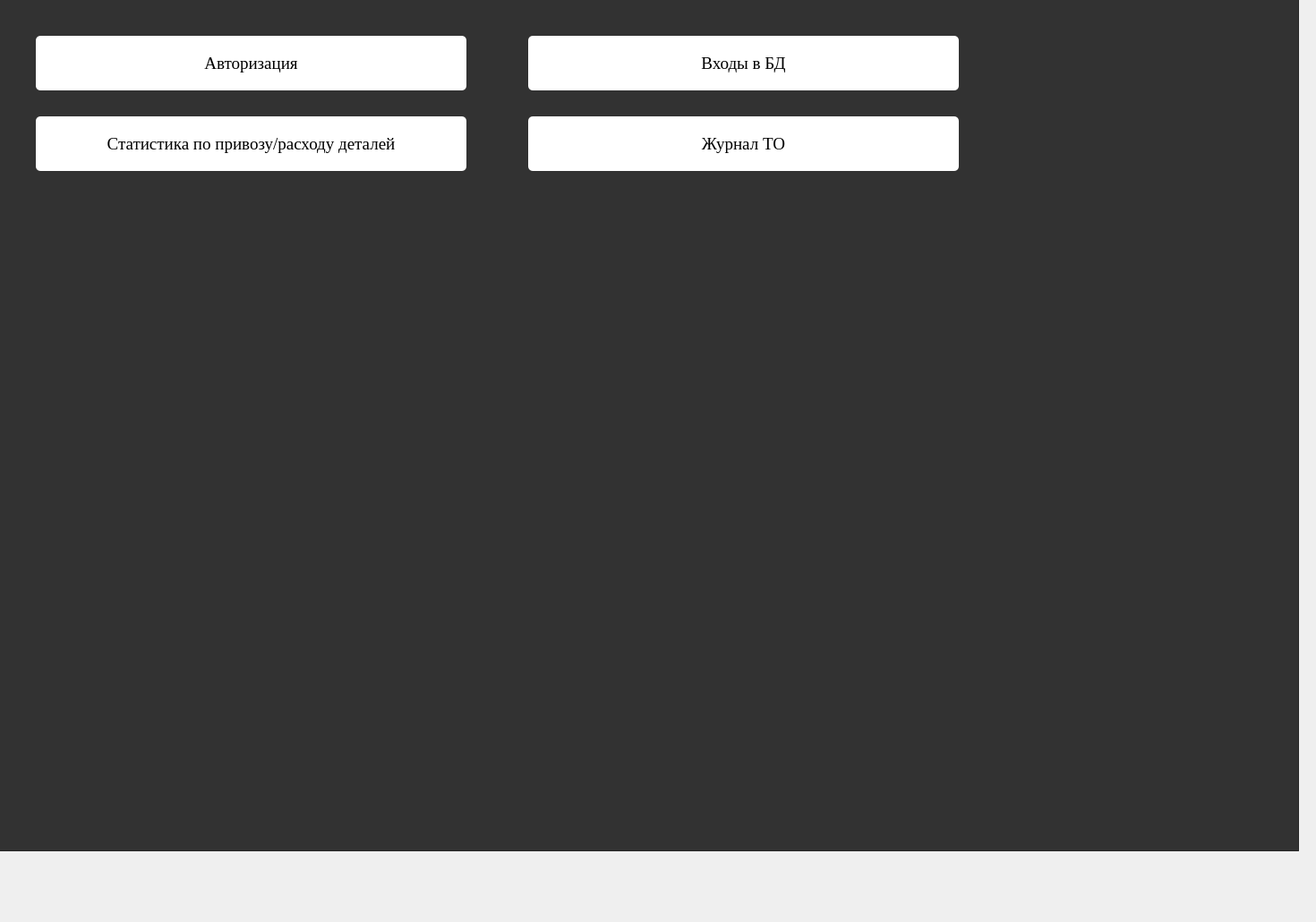
    <widget class="QWidget" name="tab_5">
     <attribute name="title">
      <string>Другое</string>
     </attribute>
     <widget class="QPushButton" name="pushButton_5">
      <property name="geometry">
       <rect>
        <x>40</x>
        <y>40</y>
        <width>481</width>
        <height>61</height>
       </rect>
      </property>
      <property name="font">
       <font>
        <family>Times New Roman</family>
        <pointsize>14</pointsize>
        <weight>50</weight>
        <bold>false</bold>
       </font>
      </property>
      <property name="styleSheet">
       <string notr="true">QPushButton{
	background-color: rgb(255, 255, 255);
	border-radius: 5px;}
QPushButton:hover {
	background-color: rgb(229, 229, 229);
	color:rgb(0, 0, 0)}
QPushButton:pressed {
	background-color: rgb(255, 255, 255);}</string>
      </property>
      <property name="text">
       <string>Авторизация</string>
      </property>
      <property name="icon">
       <iconset>
        <normaloff>../../Desktop/png/zapros.png</normaloff>../../Desktop/png/zapros.png</iconset>
      </property>
      <property name="iconSize">
       <size>
        <width>100</width>
        <height>30</height>
       </size>
      </property>
     </widget>
     <widget class="QPushButton" name="pushButton_6">
      <property name="geometry">
       <rect>
        <x>590</x>
        <y>40</y>
        <width>481</width>
        <height>61</height>
       </rect>
      </property>
      <property name="font">
       <font>
        <family>Times New Roman</family>
        <pointsize>14</pointsize>
       </font>
      </property>
      <property name="styleSheet">
       <string notr="true">QPushButton{
	background-color: rgb(255, 255, 255);
border-radius: 5px;}
QPushButton:hover {
	background-color: rgb(229, 229, 229);
	color:rgb(0, 0, 0)}
QPushButton:pressed {
	background-color: rgb(255, 255, 255);}</string>
      </property>
      <property name="text">
       <string>Входы в БД</string>
      </property>
      <property name="icon">
       <iconset>
        <normaloff>../../Desktop/png/period.png</normaloff>../../Desktop/png/period.png</iconset>
      </property>
      <property name="iconSize">
       <size>
        <width>100</width>
        <height>35</height>
       </size>
      </property>
     </widget>
     <widget class="QPushButton" name="pushButton_8">
      <property name="geometry">
       <rect>
        <x>40</x>
        <y>130</y>
        <width>481</width>
        <height>61</height>
       </rect>
      </property>
      <property name="sizePolicy">
       <sizepolicy hsizetype="Fixed" vsizetype="Minimum">
        <horstretch>0</horstretch>
        <verstretch>0</verstretch>
       </sizepolicy>
      </property>
      <property name="font">
       <font>
        <family>Times New Roman</family>
        <pointsize>14</pointsize>
        <weight>50</weight>
        <bold>false</bold>
       </font>
      </property>
      <property name="layoutDirection">
       <enum>Qt::LeftToRight</enum>
      </property>
      <property name="autoFillBackground">
       <bool>false</bool>
      </property>
      <property name="styleSheet">
       <string notr="true">QPushButton{
	background-color: rgb(255, 255, 255);
	border-radius: 5px;
}
QPushButton:hover {
	background-color: rgb(229, 229, 229);
	color:rgb(0, 0, 0)}
QPushButton:pressed {
	background-color: rgb(255, 255, 255);}</string>
      </property>
      <property name="text">
       <string>Статистика по привозу/расходу деталей</string>
      </property>
      <property name="icon">
       <iconset>
        <normaloff>../../Desktop/png/tool.jpg</normaloff>../../Desktop/png/tool.jpg</iconset>
      </property>
      <property name="iconSize">
       <size>
        <width>50</width>
        <height>40</height>
       </size>
      </property>
     </widget>
     <widget class="QFrame" name="frame_22">
      <property name="geometry">
       <rect>
        <x>-10</x>
        <y>-70</y>
        <width>1461</width>
        <height>1021</height>
       </rect>
      </property>
      <property name="styleSheet">
       <string notr="true">
background-color: rgb(50, 50, 50);</string>
      </property>
      <property name="frameShape">
       <enum>QFrame::StyledPanel</enum>
      </property>
      <property name="frameShadow">
       <enum>QFrame::Raised</enum>
      </property>
      <widget class="QPushButton" name="pushButton_12">
       <property name="geometry">
        <rect>
         <x>600</x>
         <y>200</y>
         <width>481</width>
         <height>61</height>
        </rect>
       </property>
       <property name="font">
        <font>
         <family>Times New Roman</family>
         <pointsize>14</pointsize>
        </font>
       </property>
       <property name="styleSheet">
        <string notr="true">QPushButton{
	background-color: rgb(255, 255, 255);
border-radius: 5px;}
QPushButton:hover {
	background-color: rgb(229, 229, 229);
	color:rgb(0, 0, 0)}
QPushButton:pressed {
	background-color: rgb(255, 255, 255);}</string>
       </property>
       <property name="text">
        <string>Журнал ТО</string>
       </property>
       <property name="icon">
        <iconset>
         <normaloff>../../Desktop/png/period.png</normaloff>../../Desktop/png/period.png</iconset>
       </property>
       <property name="iconSize">
        <size>
         <width>100</width>
         <height>35</height>
        </size>
       </property>
      </widget>
     </widget>
     <zorder>frame_22</zorder>
     <zorder>pushButton_5</zorder>
     <zorder>pushButton_6</zorder>
     <zorder>pushButton_8</zorder>
    </widget>
